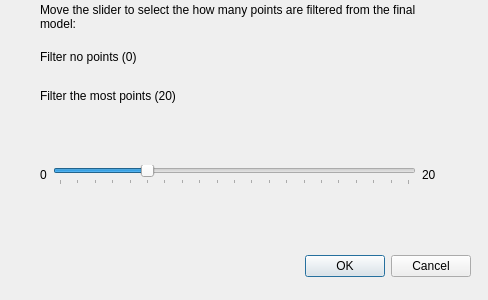
<?xml version="1.0" encoding="UTF-8"?>
<ui version="4.0">
 <class>AccuracyControlMenu</class>
 <widget class="QDialog" name="AccuracyControlMenu">
  <property name="geometry">
   <rect>
    <x>0</x>
    <y>0</y>
    <width>488</width>
    <height>300</height>
   </rect>
  </property>
  <property name="windowTitle">
   <string>Dialog</string>
  </property>
  <widget class="QDialogButtonBox" name="buttonBox">
   <property name="geometry">
    <rect>
     <x>130</x>
     <y>250</y>
     <width>341</width>
     <height>32</height>
    </rect>
   </property>
   <property name="orientation">
    <enum>Qt::Horizontal</enum>
   </property>
   <property name="standardButtons">
    <set>QDialogButtonBox::Cancel|QDialogButtonBox::Ok</set>
   </property>
   <property name="centerButtons">
    <bool>false</bool>
   </property>
  </widget>
  <widget class="QWidget" name="verticalLayoutWidget">
   <property name="geometry">
    <rect>
     <x>0</x>
     <y>0</y>
     <width>476</width>
     <height>231</height>
    </rect>
   </property>
   <layout class="QVBoxLayout" name="verticalLayout">
    <item>
     <layout class="QHBoxLayout" name="horizontalLayout_2">
      <item>
       <spacer name="horizontalSpacer_4">
        <property name="orientation">
         <enum>Qt::Horizontal</enum>
        </property>
        <property name="sizeType">
         <enum>QSizePolicy::Fixed</enum>
        </property>
        <property name="sizeHint" stdset="0">
         <size>
          <width>40</width>
          <height>20</height>
         </size>
        </property>
       </spacer>
      </item>
      <item>
       <layout class="QVBoxLayout" name="verticalLayout_2">
        <item>
         <widget class="QLabel" name="label_5">
          <property name="text">
           <string>Move the slider to select the how many points are filtered from the final model:</string>
          </property>
          <property name="wordWrap">
           <bool>true</bool>
          </property>
         </widget>
        </item>
        <item>
         <widget class="QLabel" name="label_4">
          <property name="text">
           <string>Filter no points (0)</string>
          </property>
         </widget>
        </item>
        <item>
         <widget class="QLabel" name="label">
          <property name="text">
           <string>Filter the most points (20)</string>
          </property>
         </widget>
        </item>
       </layout>
      </item>
      <item>
       <spacer name="horizontalSpacer_3">
        <property name="orientation">
         <enum>Qt::Horizontal</enum>
        </property>
        <property name="sizeType">
         <enum>QSizePolicy::Fixed</enum>
        </property>
        <property name="sizeHint" stdset="0">
         <size>
          <width>40</width>
          <height>20</height>
         </size>
        </property>
       </spacer>
      </item>
     </layout>
    </item>
    <item>
     <layout class="QHBoxLayout" name="horizontalLayout">
      <item>
       <spacer name="horizontalSpacer_2">
        <property name="orientation">
         <enum>Qt::Horizontal</enum>
        </property>
        <property name="sizeType">
         <enum>QSizePolicy::Fixed</enum>
        </property>
        <property name="sizeHint" stdset="0">
         <size>
          <width>40</width>
          <height>20</height>
         </size>
        </property>
       </spacer>
      </item>
      <item>
       <widget class="QLabel" name="label_2">
        <property name="text">
         <string>0</string>
        </property>
       </widget>
      </item>
      <item>
       <widget class="QSlider" name="accuracy_slider">
        <property name="maximum">
         <number>20</number>
        </property>
        <property name="value">
         <number>5</number>
        </property>
        <property name="orientation">
         <enum>Qt::Horizontal</enum>
        </property>
        <property name="tickPosition">
         <enum>QSlider::TicksBelow</enum>
        </property>
        <property name="tickInterval">
         <number>1</number>
        </property>
       </widget>
      </item>
      <item>
       <widget class="QLabel" name="label_3">
        <property name="text">
         <string>20</string>
        </property>
       </widget>
      </item>
      <item>
       <spacer name="horizontalSpacer">
        <property name="orientation">
         <enum>Qt::Horizontal</enum>
        </property>
        <property name="sizeType">
         <enum>QSizePolicy::Fixed</enum>
        </property>
        <property name="sizeHint" stdset="0">
         <size>
          <width>40</width>
          <height>20</height>
         </size>
        </property>
       </spacer>
      </item>
     </layout>
    </item>
   </layout>
  </widget>
 </widget>
 <resources/>
 <connections>
  <connection>
   <sender>buttonBox</sender>
   <signal>accepted()</signal>
   <receiver>AccuracyControlMenu</receiver>
   <slot>accept()</slot>
   <hints>
    <hint type="sourcelabel">
     <x>248</x>
     <y>254</y>
    </hint>
    <hint type="destinationlabel">
     <x>157</x>
     <y>274</y>
    </hint>
   </hints>
  </connection>
  <connection>
   <sender>buttonBox</sender>
   <signal>rejected()</signal>
   <receiver>AccuracyControlMenu</receiver>
   <slot>reject()</slot>
   <hints>
    <hint type="sourcelabel">
     <x>316</x>
     <y>260</y>
    </hint>
    <hint type="destinationlabel">
     <x>286</x>
     <y>274</y>
    </hint>
   </hints>
  </connection>
 </connections>
</ui>
